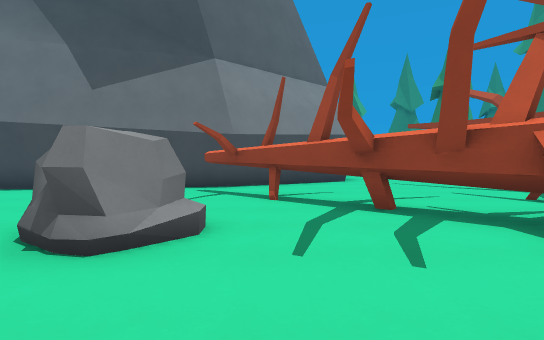
[1] (above)

20 first-person views from a walk through a Godot game level. The camera is 1.3 m above the floor, tilts 2° down and sees 80° across. The floor is counted in squares, 1.8 m on a side. Each view is taken from the middle of a square. On the plan, view 1 faces up. The plan holds only what a view shows up to about 10 squares ahead; the rest is blank. The place goes on beyond the plan. Some surface patterns are stand-ins.

[2]
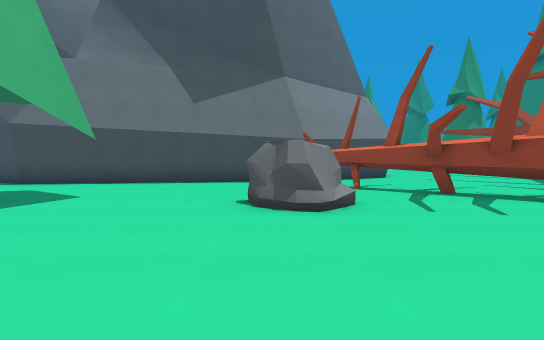

[3]
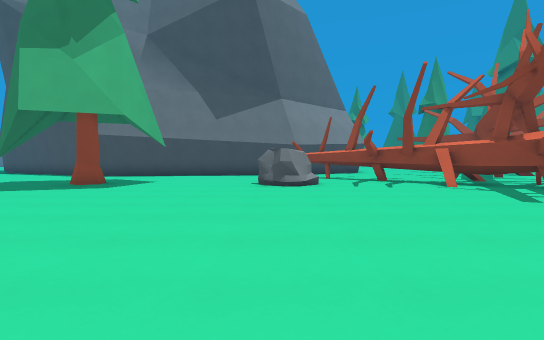

[4]
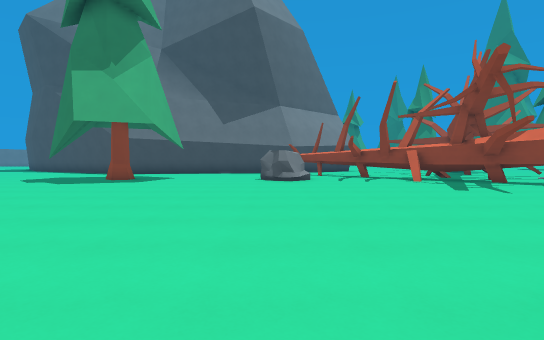

[5]
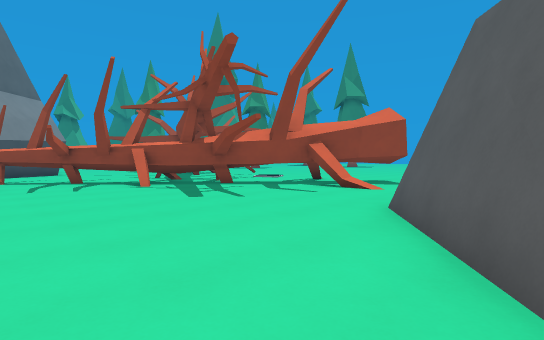

[6]
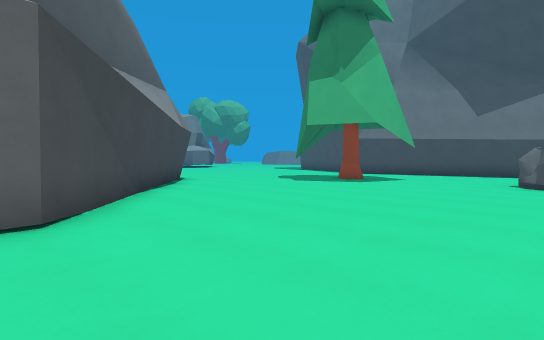

[7]
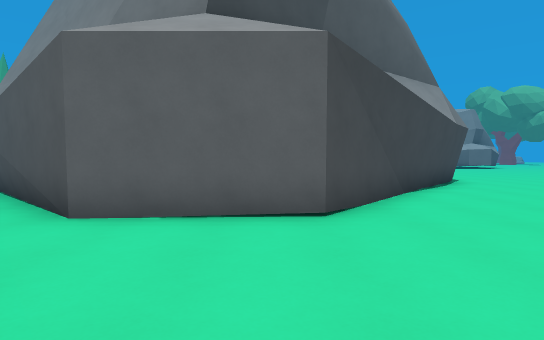

[8]
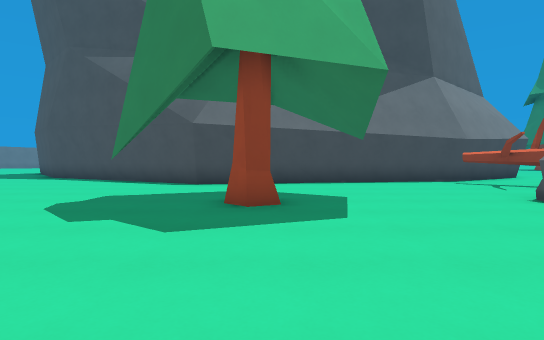

[9]
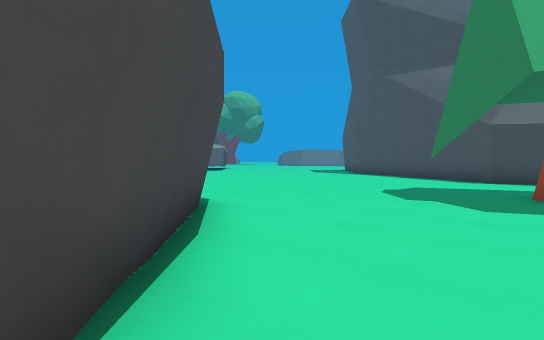

[10]
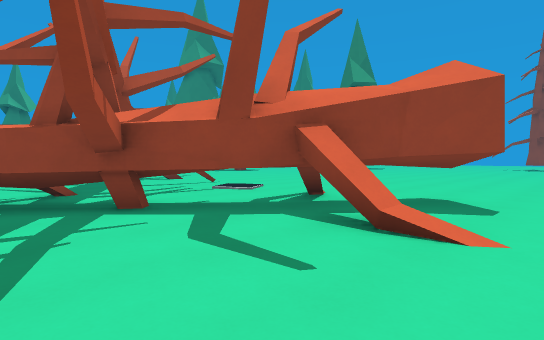

[11]
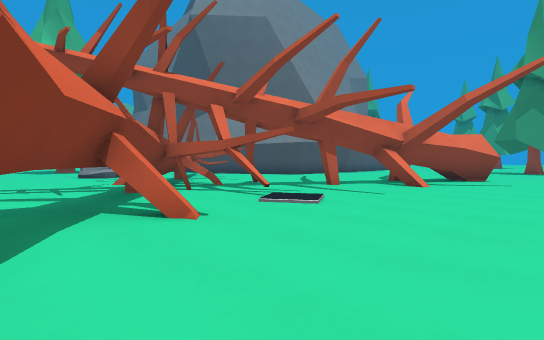

[12]
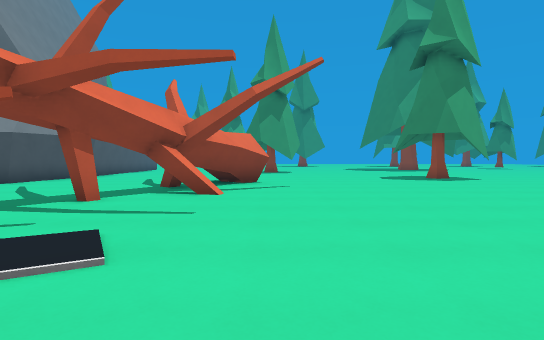

[13]
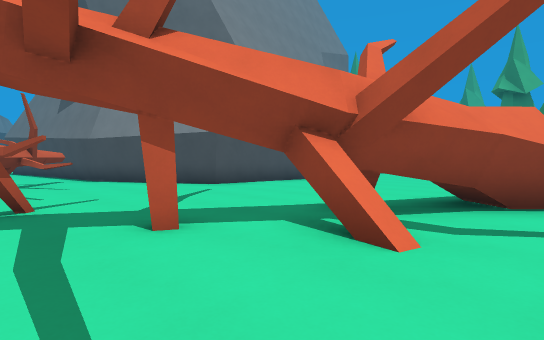

[14]
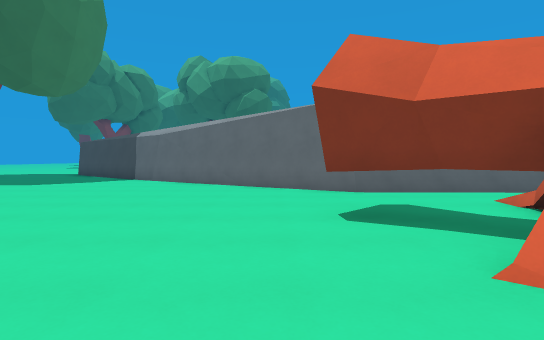

[15]
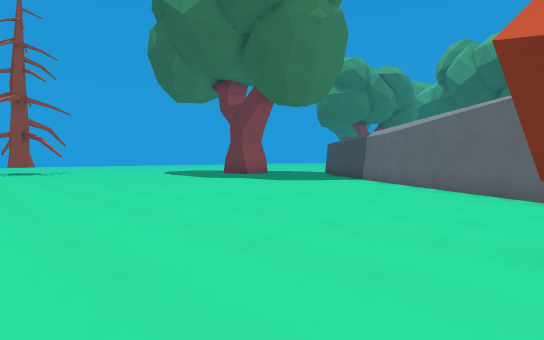

[16]
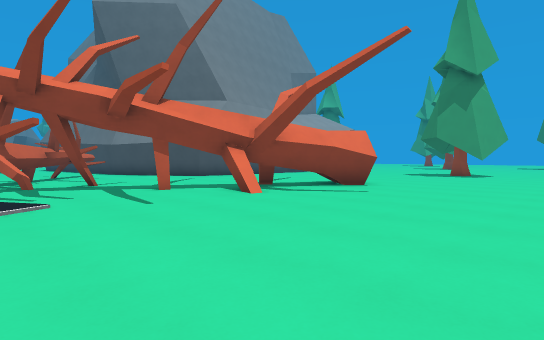

[17]
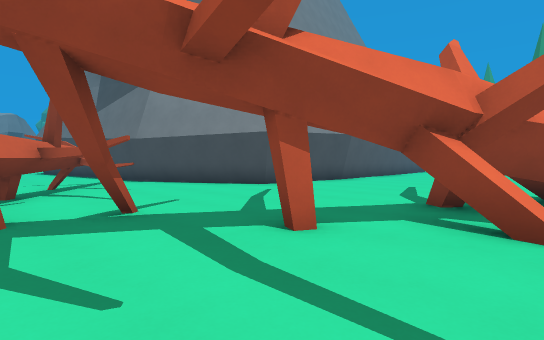

[18]
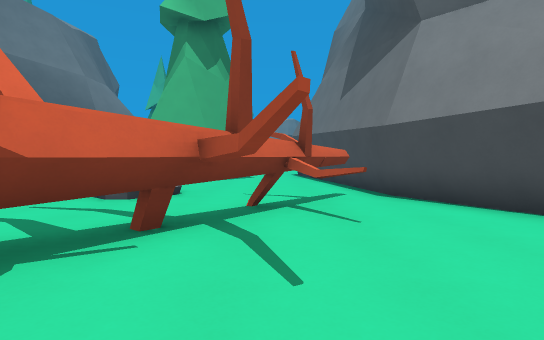

[19]
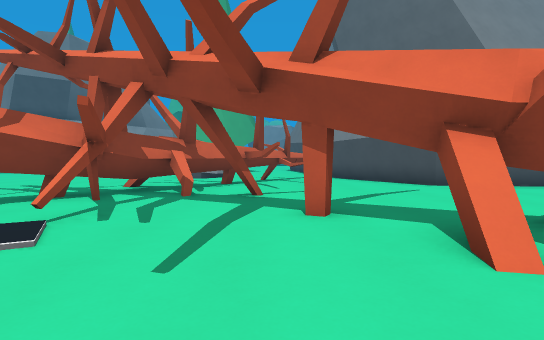

[20]
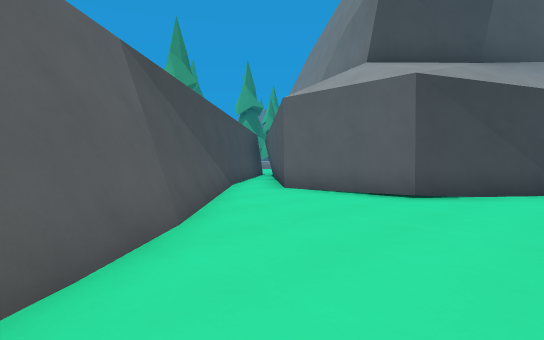

### Floor plan
Key: @ floor where view 1 was taken; # wall or solid block; x gap in a wall; . main floor; : floor 3.5 m higher than the main floor; / step, stairs or slope; ^ raised ledge; v drop or lower ground; T thing the floor can be seen under or through; R rock; E tree.
Columns run from 11 left of view 1 to 14 right of it. Each row starts with its distance up from view 1.
 11              #.....###....
 10            ###.....##.....
  9          ###......##......
  8 ##########........##......
  7 ..#.......T.#.............
  6 ...........T..#...........
  5 ............TT..#.........
  4 .........R...TTT..........
  3 ..E.E....RR...TTTTT.......
  2 ...............TT.........
  1 .................TT^......
  0 ...........@......^T......
 -1 .................#.TT.....
 -2 ##..................T.....
 -3  ##.......................
 -4   ##........../#vvvv......
 -5    ##........##/    ##....
 -6     ##......##      :##/..
 -7      ##....#v         :/#x
 -8       #...#/            /v
 -9      ##..#/
-10      #..#
-11     ##.#
-12    ##
-13    #

Positions as (right, up) in squares from view 1, and headings:
1: (0, 0), facing up
2: (-2, -2), facing up
3: (-2, -6), facing up
4: (-2, -8), facing up
5: (-1, -6), facing up-right
6: (-1, -7), facing up-left
7: (-1, -7), facing left
8: (-7, -2), facing up
9: (-7, -4), facing up-left
10: (3, -3), facing up-right
11: (12, -1), facing up-left
12: (10, 1), facing up
13: (10, 5), facing up-left
14: (10, 3), facing down
15: (9, 2), facing down-right
16: (14, 3), facing up-left
17: (9, 4), facing up-left
18: (5, 6), facing left
19: (11, 6), facing left
20: (1, -4), facing down-left
